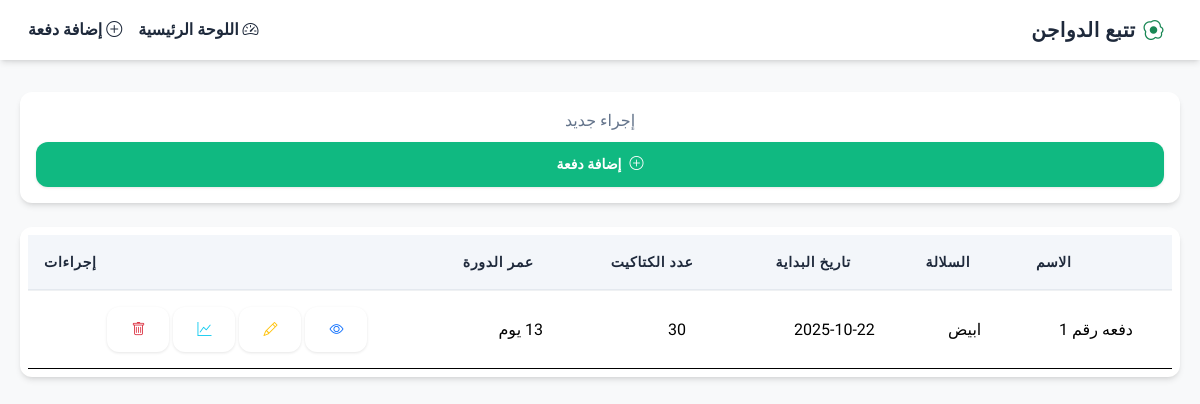
The page / on the database its author committed.
### tables this page shows
CREATE TABLE batches (
        id INTEGER PRIMARY KEY AUTOINCREMENT,
        name TEXT NOT NULL,
        breed TEXT NOT NULL,
        start_date TEXT NOT NULL,
        initial_count INTEGER NOT NULL,
        chick_price REAL DEFAULT 0
    , is_completed INTEGER DEFAULT 0, end_date TEXT DEFAULT NULL);

### app.py (the view)
@app.route("/")
def index():
    from datetime import datetime
    conn = get_db()
    c = conn.cursor()
    c.execute("SELECT * FROM batches")
    rows = c.fetchall()
    batches = []
    now = datetime.now().date()
    for r in rows:
        b = dict(r)
        start = b.get('start_date')
        end = b.get('end_date')
        is_completed = b.get('is_completed')
        age = None
        if start:
            try:
                start_date = datetime.strptime(start, '%Y-%m-%d').date()
                if end:
                    try:
                        end_date = datetime.strptime(end, '%Y-%m-%d').date()
                        age = (end_date - start_date).days
                    except Exception:
                        age = (now - start_date).days
                else:
                    age = (now - start_date).days
            except Exception:
                age = None
        b['age'] = age
        batches.append(b)
    c.execute("SELECT COUNT(*) FROM batches")
    total_batches = c.fetchone()[0] or 0
    c.execute("SELECT COALESCE(SUM(initial_count),0) FROM batches")
    total_chicks = c.fetchone()[0] or 0
    c.execute("SELECT COALESCE(SUM(chick_price * initial_count),0) FROM batches")
    total_chicks_cost = c.fetchone()[0] or 0
    c.execute("SELECT COALESCE(SUM(price),0) FROM feed")
    total_feed = c.fetchone()[0] or 0
    c.execute("SELECT COALESCE(SUM(price),0) FROM medications")
    total_meds = c.fetchone()[0] or 0
    c.execute("SELECT COALESCE(SUM(price),0) FROM extra_expenses")
    total_extras = c.fetchone()[0] or 0
    total_expenses = (total_chicks_cost or 0) + (total_feed or 0) + (total_meds or 0) + (total_extras or 0)
    conn.close()
    return render_template(
        "index.html",
        batches=batches,
        total_batches=total_batches,
        total_chicks=total_chicks,
        total_expenses=total_expenses,
    )

### app.py (called while the page is built)
def get_db():
    db_dir = os.path.dirname(DB_PATH)
    if db_dir and not os.path.exists(db_dir):
        os.makedirs(db_dir, exist_ok=True)
    conn = sqlite3.connect(DB_PATH)
    conn.row_factory = sqlite3.Row
    return conn

### templates/index.html
{% extends "layout.html" %}
{% block content %}
<div class="row g-3">
  <div class="col-12">
    <div class="card text-center p-3">
      <div class="muted">إجراء جديد</div>
      <a href="{{ url_for('add_batch') }}" class="btn btn-success mt-2"><i class="bi bi-plus-circle"></i> إضافة دفعة</a>
    </div>
  </div>
</div>
{% if batches %}
<div class="table-responsive p-2">
<table class="table table-hover align-middle text-center">
  <thead class="table-success">
    <tr>
      <th>الاسم</th>
      <th>السلالة</th>
      <th class="date-col" style="width: 150px !important;">تاريخ البداية</th>
      <th>عدد الكتاكيت</th>
      <th>عمر الدورة</th>
      <th>إجراءات</th>
    </tr>
  </thead>
  <tbody>
    {% for b in batches %}
    <tr>
      <td>{{ b['name'] }}</td>
      <td>{{ b['breed'] }}</td>
      <td class="date-col" style="width: 150px;">{{ b['start_date'] }}</td>
      <td>{{ b['initial_count'] }}</td>
      <td>
        {% if b['age'] is not none %}
          <span class="batch-age">{{ b['age'] }} يوم</span>
        {% else %}
          <span class="muted">--</span>
        {% endif %}
      </td>
      <td>
        <div class="actions-grid">
          <a href="{{ url_for('view_batch', batch_id=b['id']) }}" class="btn btn-sm btn-outline-primary"><i class="bi bi-eye"></i></a>
          <a href="{{ url_for('edit_batch', batch_id=b['id']) }}" class="btn btn-sm btn-outline-warning"><i class="bi bi-pencil"></i></a>
          <a href="{{ url_for('report', batch_id=b['id']) }}" class="btn btn-sm btn-outline-info"><i class="bi bi-graph-up"></i></a>
          <a href="{{ url_for('delete_batch', batch_id=b['id']) }}" class="btn btn-sm btn-outline-danger" onclick="return confirm('هل أنت متأكد من حذف هذه الدفعة وجميع بياناتها؟');"><i class="bi bi-trash"></i></a>
        </div>
      </td>
    </tr>
    {% endfor %}
  </tbody>
</table>
 </div>
{% else %}
<p>لا توجد دفعات بعد.</p>
{% endif %}
{% endblock %}

### static/style.css (style rules this page uses)
:root { --bg: #f8fafc; --card: #ffffff; --text: #1e293b; --muted: #64748b; --primary: #0ea5e9; --primary-light: #38bdf8; --primary-dark: #0369a1; --accent: #8b5cf6; --accent-light: #a78bfa; --danger: #ef4444; --success: #10b981; --warning: #f59e0b; --shadow-sm: 0 1px 3px rgba(0,0,0,0.1); --shadow: 0 4px 6px -1px rgba(0,0,0,0.1), 0 2px 4px -2px rgba(0,0,0,0.1); --shadow-lg: 0 10px 15px -3px rgba(0,0,0,0.1), 0 4px 6px -4px rgba(0,0,0,0.1); --radius-sm: 8px; --radius: 12px; --radius-lg: 16px; --container-padding: 1.25rem; --header-height: 60px; --content-spacing: 2rem; --transition: all 0.2s ease; --transition-slow: all 0.3s ease; }
* { margin: 0; padding: 0; box-sizing: border-box; }
html, body { height: 100%; scroll-behavior: smooth; }
body { background: var(--bg); color: var(--text); font-family: "Cairo", system-ui, -apple-system, Segoe UI, Roboto, Ubuntu, "Helvetica Neue", Arial, sans-serif; font-size: 16px; line-height: 1.6; -webkit-font-smoothing: antialiased; -moz-osx-font-smoothing: grayscale; }
body { padding-top: var(--header-height); min-height: 100vh; display: flex; flex-direction: column; }
.card { border: none; border-radius: var(--radius); background: var(--card); margin-bottom: 1.5rem; padding: 1.5rem; transition: var(--transition); position: relative; overflow: hidden; box-shadow: var(--shadow); }
.table-responsive { border-radius: var(--radius); background: var(--card); margin-bottom: 1.5rem; overflow-x: auto; -webkit-overflow-scrolling: touch; box-shadow: var(--shadow); }
.table { width: 100%; margin-bottom: 0; border-collapse: collapse; }
.table thead th { background: rgba(241, 244, 249, 0.8); color: var(--text); font-weight: 600; white-space: nowrap; padding: 1rem; text-align: left; font-size: 0.875rem; text-transform: uppercase; letter-spacing: 0.05em; border-bottom: 2px solid rgba(100, 116, 139, 0.1); }
.table tbody tr { transition: var(--transition); border-bottom: 1px solid rgba(100, 116, 139, 0.1); }
.table tbody tr:last-child { border-bottom: none; }
.table tbody td { padding: 1rem; vertical-align: middle; }
.btn { border-radius: var(--radius); padding: 0.75rem 1.5rem; font-weight: 600; font-size: 0.875rem; display: inline-flex; align-items: center; justify-content: center; gap: 0.5rem; transition: var(--transition); border: none; cursor: pointer; text-decoration: none; box-shadow: var(--shadow-sm); }
.btn-success { background: var(--success); color: white; }
.muted { color: var(--muted); }

### rows shown on the page
batches: name "دفعه رقم 1", breed "ابيض", start_date "2025-10-22", initial_count "30"
